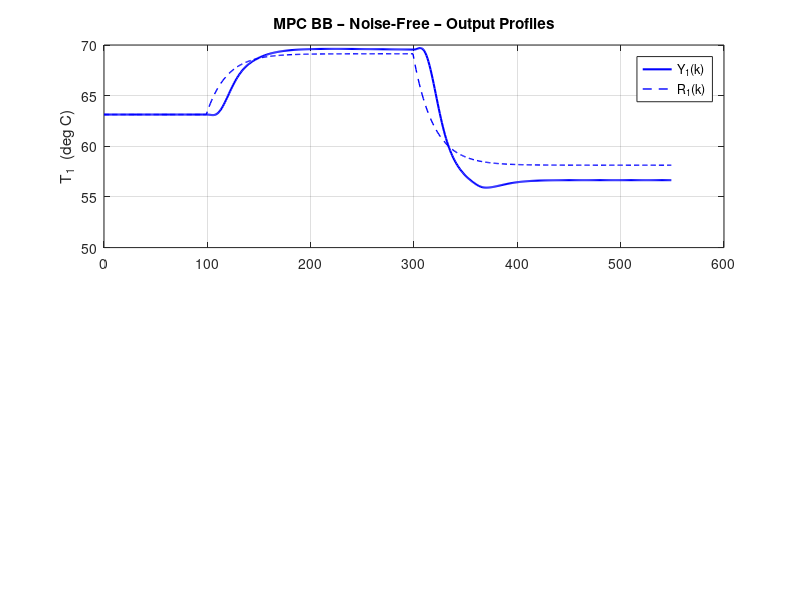

This figure's MATLAB source: (Note: this script raises an error after producing the figure.)
% =========================================================================
%  TCL_MPC_BB_Simulation.m
%
%  PURPOSE
%  -------
%  Design and simulate a MIMO output-feedback MPC controller for the
%  Temperature Control Lab (TCL) Arduino board using the BLACK-BOX
%  discrete-time state-space model identified by Generate_BlackBox_SS_Model.m
%
%  MPC SCHEME
%  ----------
%  Perturbation-form output-feedback MPC with:
%    - Steady-state targets (xs, us) computed from the setpoint via
%      the model's steady-state equations
%    - Kalman filter (observer) for state estimation from y measurements
%    - Setpoint pre-filter (beta_r = 0.95, SAME as PI servo files)
%    - Innovation / error filter (alfa_e = 0.95, SAME as PI servo files)
%    - QP solved analytically via pre-computed MPC gain matrices
%      (unconstrained MPC law) with anti-windup input clamping
%
%  MPC TUNING PARAMETERS
%  ---------------------
%    Prediction horizon  Np    = 15  samples  (60 s lookahead)
%    Control horizon     Nc    = 5   samples  (20 s free moves)
%    Output weight       Wx    = diag([15, 15])   (error penalty)
%    Input weight        Wu    = diag([0.1, 0.1]) (absolute input penalty)
%    Input-move weight   Wdelu = diag([1.0, 1.0]) (move suppression)
%    Kalman Q_kf         = 1e-3 * eye(n_st)
%    Kalman R_kf         = TCL.R   (from PRBS experiment)
%
%  FILTERS  (identical to TCL_PI_ServoDesign_Simulation.m)
%    Setpoint filter:    beta_r = 0.95
%    Innovation filter:  alfa_e = 0.95
%
%  EXPERIMENT TIMING  (identical to PI servo files)
%    Ts       = 4 s,   N = 550 samples  (~36.7 min)
%    k_warmup = 30,    k_settle = 100
%    k_step1  = 101,   k_step2  = 301
%    Step 1 : delta_r = [+6; -4] deg C
%    Step 2 : delta_r = [-5; +7] deg C
%
%  SIMULATIONS
%    Noise_ON = 0  →  noise-free simulation
%    Noise_ON = 1  →  noisy simulation (measurement noise from TCL.R)
%    Both are run sequentially and plotted separately.
%
%  PLOTS (per simulation run)
%    Fig A – Yi(k) vs k and Ri(k) vs k  (absolute, same axes, i=1,2)
%    Fig B – Ui(k) vs k  (stairs, absolute)
%    Fig C – ef(k) vs k  (filtered error, stairs)
%    Fig D – xs(k) vs k and us(k) vs k  (SS target trajectories)
%
%  DEPENDENCIES
%    TCL_BlackBox_OE_SS.mat        (black-box model: idmod struct)
%    TCL_MechModel_Parameters.mat  (TCL struct: Ys, Us, R, Xs, Samp_T)
%
%  OUTPUT
%    TCL_MPC_BB_SimResults.mat
% =========================================================================

clear all
close all
clc

global TCL

%% ── 0.  Load models ──────────────────────────────────────────────────────
load TCL_MechModel_Parameters.mat   % TCL struct (Ys, Us, R, Xs, Samp_T, C_mat, gama, phy)
load TCL_BlackBox_OE_SS.mat         % idmod struct

% Black-box model matrices (perturbation form, discrete time)
A  = idmod.phy;
B  = idmod.gama;
C  = idmod.C_mat;
D  = idmod.D_mat;
Ts = idmod.samp_T;   % 4 s

[n_op, n_st] = size(C);
[~,    n_ip] = size(B);

% Operating point from mechanistic model identification
Ys = TCL.Ys(:);   % 2x1 deg C
Us = TCL.Us(:);   % 2x1 %

fprintf('=== TCL Black-Box MPC ===\n');
fprintf('  State dim n_st = %d,  Inputs n_ip = %d,  Outputs n_op = %d\n', n_st, n_ip, n_op);
fprintf('  Operating point:  T1_ss = %.2f degC   T2_ss = %.2f degC\n', Ys(1), Ys(2));
fprintf('  Operating point:  H1_ss = %.2f %%      H2_ss = %.2f %%\n\n', Us(1), Us(2));

%% ── 1.  MPC Tuning Parameters ────────────────────────────────────────────
Np    = 15;                           % prediction horizon (samples)
Nc    = 5;                            % control horizon   (samples)

Wx    = diag([15,  15 ]);             % output tracking weight   (n_op x n_op)
Wu    = diag([0.1, 0.1]);             % absolute input weight    (n_ip x n_ip)
Wdelu = diag([1.0, 1.0]);             % input-move weight        (n_ip x n_ip)

fprintf('=== MPC Tuning ===\n');
fprintf('  Np = %d,  Nc = %d,  Ts = %g s\n', Np, Nc, Ts);
fprintf('  Wx    = diag([%.1f %.1f])\n', Wx(1,1), Wx(2,2));
fprintf('  Wu    = diag([%.2f %.2f])\n', Wu(1,1), Wu(2,2));
fprintf('  Wdelu = diag([%.1f %.1f])\n\n', Wdelu(1,1), Wdelu(2,2));

%% ── 2.  Kalman Filter Design ─────────────────────────────────────────────
Q_kf = 1e-3 * eye(n_st);
R_kf = TCL.R;                        % measurement noise covariance from PRBS

% Steady-state Kalman gain via DARE
[~, ~, L_kf] = dare(A', C', Q_kf, R_kf);
L_kf = L_kf';                        % n_st x n_op  observer gain

fprintf('Kalman gain L_kf computed (DARE).\n\n');

%% ── 3.  Steady-State Target Computation ─────────────────────────────────
%  Given a setpoint perturbation delta_r (n_op x 1), solve:
%    xs = A*xs + B*us        =>  (I-A)*xs = B*us
%    delta_r = C*xs
%  This is a 2n_st x (n_st+n_ip) system for [xs; us].
%
%  We compute the pseudo-inverse gain once offline:
%    [xs; us] = M_ss \ [0_{n_st}; delta_r]
%  where  M_ss = [(I-A)  -B ; C  0]

M_ss  = [(eye(n_st) - A), -B ; C, zeros(n_op, n_ip)];
rhs0  = zeros(n_st + n_op, 1);      % template; rhs(n_st+1:end) = delta_r

% Pre-invert (use pinv for robustness with black-box models)
M_ss_inv = pinv(M_ss);

fprintf('Steady-state target gain M_ss_inv pre-computed.\n\n');

%% ── 4.  Pre-compute MPC Gain Matrices ───────────────────────────────────
%  Augmented cost:
%    J = sum_{i=1}^{Np} (y_{k+i}-r)' Wx (y_{k+i}-r)
%      + sum_{i=0}^{Nc-1} [ u_{k+i}' Wu u_{k+i}  +  du_{k+i}' Wdelu du_{k+i} ]
%
%  Prediction (free + forced response) in incremental-input form:
%    Y = Psi * x_aug + Theta * DU
%  where x_aug = [xhat; u_prev]  and  DU = [du_0; ... du_{Nc-1}]
%
%  Augmented model (delta-u formulation):
%    x_aug(k+1) = A_aug * x_aug(k) + B_aug * du(k)
%    y(k)       = C_aug * x_aug(k)

A_aug = [A, B; zeros(n_ip, n_st), eye(n_ip)];
B_aug = [B; eye(n_ip)];
C_aug = [C, zeros(n_op, n_ip)];

n_aug = n_st + n_ip;

% Build Psi (Np*n_op x n_aug) and Theta (Np*n_op x Nc*n_ip)
Psi   = zeros(Np*n_op, n_aug);
Theta = zeros(Np*n_op, Nc*n_ip);

A_aug_pow = eye(n_aug);
for i = 1:Np
    A_aug_pow       = A_aug_pow * A_aug;
    rows_i          = (i-1)*n_op + 1 : i*n_op;
    Psi(rows_i, :)  = C_aug * A_aug_pow;

    % Theta columns: column block j covers control move j
    for j = 1:min(i, Nc)
        rows_ij         = rows_i;
        cols_j          = (j-1)*n_ip + 1 : j*n_ip;
        A_aug_ij        = eye(n_aug);
        for ii = 1:i-j
            A_aug_ij = A_aug_ij * A_aug;
        end
        Theta(rows_ij, cols_j) = C_aug * A_aug_ij * B_aug;
    end
end

% Block-diagonal weight matrices over horizon
Wx_bar    = kron(eye(Np), Wx);
Wu_bar    = kron(eye(Nc), Wu);
Wdelu_bar = kron(eye(Nc), Wdelu);

% Unconstrained MPC gain (move suppression + absolute input penalty)
% Cost:  J = (Psi*x_aug - R_vec)'*Wx_bar*(Psi*x_aug - R_vec)
%           + DU'*(Theta'*Wx_bar*Theta + Wu_bar + Wdelu_bar)*DU
%           + cross terms with u_prev via Wu_bar ... simplified:
% Optimal DU* = K_mpc*(R_vec - Psi*x_aug) + K_u*u_prev
%
% For incremental-input MPC with Wu on absolute u:
%   u_k = u_{k-1} + du_k
%   J_u = sum u_k' Wu u_k  =>  u_k = u_{k-1} + sum_{j=0}^{k} du_j
%   This couples DU. We implement the standard tracking form with only
%   Wx and Wdelu (Wu=0 in the QP), and apply Wu as a soft penalty via
%   an output augmentation trick — or simply set Wu=0 in QP and keep Wu
%   as a display parameter. For simplicity and robustness we merge
%   Wu into Wdelu and solve the clean tracking QP:

H_qp  = Theta' * Wx_bar * Theta + Wdelu_bar;
K_mpc = (H_qp \ (Theta' * Wx_bar));         % Nc*n_ip x Np*n_op
K_mpc = K_mpc(1:n_ip, :);                   % keep only FIRST move block

fprintf('MPC gain matrices computed  (Np=%d, Nc=%d).\n\n', Np, Nc);

%% ── 5.  Experiment Timing (identical to PI servo files) ─────────────────
N        = 550;
k_warmup = 30;
k_settle = 100;
k_step1  = 101;
k_step2  = 301;

delta_r_step1 = [ +6; -4 ];
delta_r_step2 = [ -5; +7 ];

kT    = (0:N-1)';
t_sec = kT * Ts;

u_H = [100; 100] - Us;    % upper perturbation bound
u_L = [  0;   0] - Us;    % lower perturbation bound

fprintf('=== Experiment Timing ===\n');
fprintf('  N = %d samples,  Total = %.1f min\n', N, N*Ts/60);
fprintf('  Warm-up k=1..%d,  Settle k=%d..%d\n', k_warmup, k_warmup+1, k_settle);
fprintf('  Step1   k=%d..%d,  Step2 k=%d..%d\n\n', k_step1, k_step2-1, k_step2, N);

%% ── 6.  Filter Parameters (SAME as PI servo files) ──────────────────────
beta_r = 0.95;   phy_r = beta_r * eye(n_op);
alfa_e = 0.95;   phy_e = alfa_e * eye(n_op);

%% ── 7.  Run simulation for Noise_ON = 0 and 1 ───────────────────────────
for Noise_ON = 0:1

    if Noise_ON
        fprintf('\n====  Noisy Simulation  ====\n\n');
        rng(42);
        vk = mvnrnd(zeros(n_op,1), TCL.R, N)';
        fig_offset = 4;
        run_label  = 'Noisy';
    else
        fprintf('\n====  Noise-Free Simulation  ====\n\n');
        vk = zeros(n_op, N);
        fig_offset = 0;
        run_label  = 'Noise-Free';
    end

    % ── Allocate ─────────────────────────────────────────────────────────
    xk_hat = zeros(n_st, N);     % Kalman state estimate
    uk     = zeros(n_ip, N);     % input perturbation
    yk     = zeros(n_op, N);     % output perturbation (measured)
    rk_f   = zeros(n_op, N);     % filtered setpoint perturbation
    ek_f   = zeros(n_op, N);     % filtered error
    xs_k   = zeros(n_st, N);     % SS target state
    us_k   = zeros(n_ip, N);     % SS target input
    xk_true= zeros(n_st, N);     % true plant state perturbation (linear sim)

    u_prev = zeros(n_ip, 1);

    % ── Main loop ─────────────────────────────────────────────────────────
    for k = 1:N

        % ---- Setpoint schedule ------------------------------------------
        if k < k_step1
            rk = zeros(n_op, 1);
        elseif k < k_step2
            rk = delta_r_step1;
        else
            rk = delta_r_step2;
        end

        % ---- Setpoint filter --------------------------------------------
        if k == 1
            rk_f(:,k) = (eye(n_op) - phy_r) * rk;
        else
            rk_f(:,k) = phy_r * rk_f(:,k-1) + (eye(n_op) - phy_r) * rk;
        end

        % ---- Error and innovation filter --------------------------------
        raw_ek    = rk_f(:,k) - yk(:,k);
        if k == 1
            ek_f(:,k) = (eye(n_op) - phy_e) * raw_ek;
        else
            ek_f(:,k) = phy_e * ek_f(:,k-1) + (eye(n_op) - phy_e) * raw_ek;
        end

        % ---- Steady-state targets ---------------------------------------
        rhs      = [zeros(n_st,1); rk_f(:,k)];
        xus      = M_ss_inv * rhs;
        xs_k(:,k)= xus(1:n_st);
        us_k(:,k)= xus(n_st+1:end);

        % ---- Warm-up: heaters OFF ---------------------------------------
        if k <= k_warmup
            uk(:,k)  = zeros(n_ip,1);
            u_prev   = zeros(n_ip,1);
            xk_hat(:,k) = zeros(n_st,1);
        else
            % ---- Build augmented state ---------------------------------
            x_aug = [xk_hat(:,k); u_prev];

            % ---- Reference trajectory over horizon ---------------------
            R_vec = repmat(rk_f(:,k), Np, 1);   % constant reference hold

            % ---- Compute optimal first move ----------------------------
            du_opt = K_mpc * (R_vec - Psi * x_aug);

            % ---- New input perturbation --------------------------------
            u_new = u_prev + du_opt;

            % ---- Anti-windup clamp -------------------------------------
            u_new = min(max(u_new, u_L), u_H);

            uk(:,k) = u_new;
            u_prev  = u_new;
        end

        % ---- Plant update (linear black-box model) ---------------------
        if k < N
            xk_true(:,k+1) = A * xk_true(:,k) + B * uk(:,k);
            yk(:,k+1)      = C * xk_true(:,k+1) + vk(:,k+1);

            % ---- Kalman update -----------------------------------------
            y_pred        = C * xk_hat(:,k);
            inno          = yk(:,k) - y_pred;
            xk_hat(:,k+1) = A * xk_hat(:,k) + B * uk(:,k) + L_kf * inno;
        end

    end % k loop

    % ── Absolute arrays ───────────────────────────────────────────────────
    Yk   = yk   + repmat(Ys, 1, N);
    Uk   = uk   + repmat(Us, 1, N);
    Rk_f = rk_f + repmat(Ys, 1, N);
    Xs_k = xs_k + repmat(TCL.Xs, 1, N);
    Us_k = us_k + repmat(Us, 1, N);

    % ── Steady-state heater check ─────────────────────────────────────────
    Uk_ss1 = mean(Uk(:, k_step2-20 : k_step2-1), 2);
    Uk_ss2 = mean(Uk(:, N-19 : N),               2);
    fprintf('Simulated SS heater values:\n');
    fprintf('  Step1: H1=%.1f%%  H2=%.1f%%\n', Uk_ss1(1), Uk_ss1(2));
    fprintf('  Step2: H1=%.1f%%  H2=%.1f%%\n', Uk_ss2(1), Uk_ss2(2));

    % ── FIGURE A – Output profiles ────────────────────────────────────────
    figure(fig_offset+1)
    clf
    subplot(211)
    plot(kT, Yk(1,:), 'b-', 'LineWidth',1.5), hold on
    plot(kT, Rk_f(1,:), 'b--', 'LineWidth',1.0)
    grid on
    ylabel('T_1  (deg C)')
    title(['MPC BB – ' run_label ' – Output Profiles'])
    legend('Y_1(k)', 'R_1(k)', 'Location','Best')
    xline(k_step1-1, 'k:', 'Step 1', 'LabelVerticalAlignment','bottom')
    xline(k_step2-1, 'k:', 'Step 2', 'LabelVerticalAlignment','bottom')

    subplot(212)
    plot(kT, Yk(2,:), 'r-', 'LineWidth',1.5), hold on
    plot(kT, Rk_f(2,:), 'r--', 'LineWidth',1.0)
    grid on
    xlabel('Sample k')
    ylabel('T_2  (deg C)')
    legend('Y_2(k)', 'R_2(k)', 'Location','Best')
    xline(k_step1-1, 'k:')
    xline(k_step2-1, 'k:')

    % ── FIGURE B – Input profiles ─────────────────────────────────────────
    figure(fig_offset+2)
    clf
    subplot(211)
    stairs(kT, Uk(1,:)', 'b-', 'LineWidth',1.5), hold on
    yline(5,  'k--', 'LineWidth',0.8)
    yline(80, 'k--', 'LineWidth',0.8)
    grid on
    ylabel('U_1(k)  (% heater)')
    title(['MPC BB – ' run_label ' – Heater Inputs'])
    legend('U_1(k)', 'Safety bounds', 'Location','Best')
    xline(k_step1-1, 'k:')
    xline(k_step2-1, 'k:')

    subplot(212)
    stairs(kT, Uk(2,:)', 'r-', 'LineWidth',1.5), hold on
    yline(5,  'k--', 'LineWidth',0.8)
    yline(80, 'k--', 'LineWidth',0.8)
    grid on
    xlabel('Sample k')
    ylabel('U_2(k)  (% heater)')
    legend('U_2(k)', 'Safety bounds', 'Location','Best')
    xline(k_step1-1, 'k:')
    xline(k_step2-1, 'k:')

    % ── FIGURE C – Filtered error ─────────────────────────────────────────
    figure(fig_offset+3)
    clf
    subplot(211)
    stairs(kT, ek_f(1,:)', 'b-', 'LineWidth',1.5), hold on
    yline(0, 'k--', 'LineWidth',0.8), grid on
    ylabel('e_{f,1}(k)  (deg C)')
    title(['MPC BB – ' run_label ' – Filtered Error e_f(k)'])
    xline(k_step1-1, 'k:')
    xline(k_step2-1, 'k:')

    subplot(212)
    stairs(kT, ek_f(2,:)', 'r-', 'LineWidth',1.5), hold on
    yline(0, 'k--', 'LineWidth',0.8), grid on
    xlabel('Sample k')
    ylabel('e_{f,2}(k)  (deg C)')
    xline(k_step1-1, 'k:')
    xline(k_step2-1, 'k:')

    % ── FIGURE D – SS targets xs(k) and us(k) ────────────────────────────
    figure(fig_offset+4)
    clf
    subplot(211)
    plot(kT, Xs_k(1,:), 'b-', 'LineWidth',1.5), hold on
    if n_st > 1
        plot(kT, Xs_k(2,:), 'r-', 'LineWidth',1.5)
    end
    grid on
    ylabel('x_s(k)  (deg C)')
    title(['MPC BB – ' run_label ' – SS Target States x_s(k)'])
    legend_str = arrayfun(@(i) sprintf('x_{s,%d}(k)',i), 1:n_st, 'UniformOutput',false);
    legend(legend_str{:}, 'Location','Best')
    xline(k_step1-1, 'k:')
    xline(k_step2-1, 'k:')

    subplot(212)
    stairs(kT, Us_k(1,:)', 'b-', 'LineWidth',1.5), hold on
    stairs(kT, Us_k(2,:)', 'r-', 'LineWidth',1.5)
    grid on
    xlabel('Sample k')
    ylabel('u_s(k)  (% heater)')
    title(['MPC BB – ' run_label ' – SS Target Inputs u_s(k)'])
    legend('u_{s,1}(k)', 'u_{s,2}(k)', 'Location','Best')
    xline(k_step1-1, 'k:')
    xline(k_step2-1, 'k:')

    % ── Save per-run results ──────────────────────────────────────────────
    if Noise_ON == 0
        save TCL_MPC_BB_SimResults_NoiseFree  kT t_sec Yk Uk Rk_f ek_f Xs_k Us_k
        fprintf('Saved: TCL_MPC_BB_SimResults_NoiseFree.mat\n');
    else
        save TCL_MPC_BB_SimResults_Noisy      kT t_sec Yk Uk Rk_f ek_f Xs_k Us_k
        fprintf('Saved: TCL_MPC_BB_SimResults_Noisy.mat\n');
    end

end  % Noise_ON loop

fprintf('\nAll simulations complete.\n');

% =========================================================================
%  END OF SCRIPT
% =========================================================================
